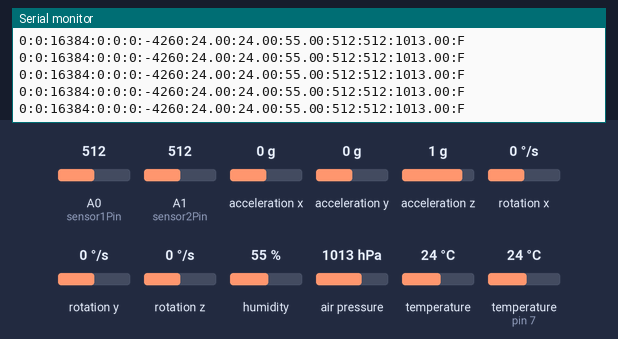
A sketch run on a simulated Arduino Mega 2560, built with avr-gcc and run on an emulated ATmega2560. On the bench: the last lines printed to the serial monitor. Wiring (inferred from the names in the program): MPU-6050 motion sensor at I2C address 0x68. The inputs (shaded band) are chosen by the test bench; at power-on: A0 (sensor1Pin) = 512, A1 (sensor2Pin) = 512, acceleration x 0 g, acceleration y 0 g, acceleration z 1 g, rotation x 0 °/s, rotation y 0 °/s, rotation z 0 °/s, humidity 55 %, air pressure 1013 hPa, temperature 24 °C, temperature (sensor on pin 7) 24 °C. The local clock reads 2024-03-15 10:24:30 at power-on unless the sketch sets it.

Above: at 9.2 s.
9.3 s: A0 (sensor1Pin) set to 109
At 9.39 s:
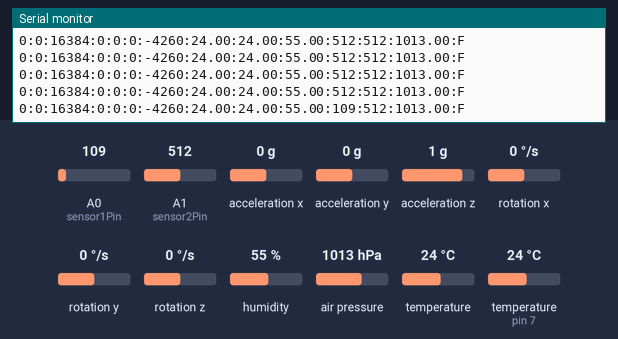
12.3 s: A0 (sensor1Pin) set to 94
At 12.34 s:
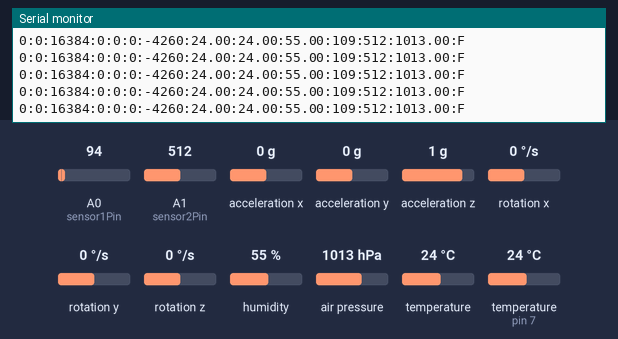
16.8 s: A1 (sensor2Pin) set to 106
At 16.8 s:
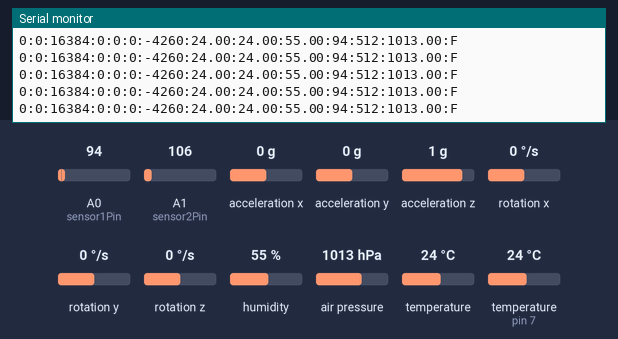
19.8 s: A1 (sensor2Pin) set to 88
At 22.25 s:
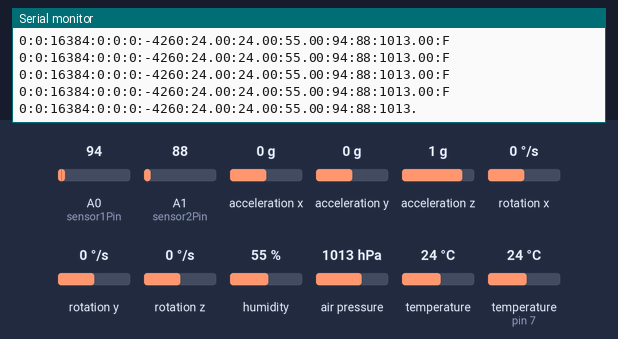

The sketch:

Sensors.ino
```cpp
#include <Wire.h>
#include <DHT22.h>
#include <SFE_BMP180.h>
#include <stdio.h>
#include <RTClib.h>
#include <SFE_BMP180.h>

#define MPU6050 0B1101000
#define A_R 0b11111111111111
#define DHT22_PIN 7
#define ALTITUDE 1655.0

int16_t Ax,Ay,Az,Gx,Gy,Gz,Tm;
float Temp, Humd;
int sensor1Pin = A0;
int sensor2Pin = A1;
int sensor1Value = 0;
int sensor2Value = 0;
  char status;
  double T,P,p0,a;


DHT22 myDHT22(DHT22_PIN);
SFE_BMP180 pressure;
RTC_DS1307 RTC;

void setup()
{
  Wire.begin();
  Wire.beginTransmission(MPU6050);
  Wire.write(0x6B);
  Wire.write(0);
  Wire.endTransmission(true);

  DHT22_ERROR_t errorCode;
  delay(2000);

  pressure.begin();

  Serial.begin(9600);
  Serial1.begin(9600);
}

void loop()
{
  DHT22_ERROR_t errorCode;

  errorCode = myDHT22.readData();

  Temp=myDHT22.getTemperatureC();
  Humd=myDHT22.getHumidity();

  sensor1Value = analogRead(sensor1Pin);
  sensor2Value = analogRead(sensor2Pin);

  status = pressure.startTemperature();
  status = pressure.getTemperature(T);
  status = pressure.startPressure(3);
  status = pressure.getPressure(P,T);

  DateTime now = RTC.now();

  delay(10);

  Wire.beginTransmission(MPU6050);
  Wire.write(0B111011);
  Wire.endTransmission(false);

  Wire.requestFrom(MPU6050,14,true);

  Ax=Wire.read()<<8|Wire.read();
  Ay=Wire.read()<<8|Wire.read();
  Az=Wire.read()<<8|Wire.read();
  Tm=Wire.read()<<8|Wire.read();
  Gx=Wire.read()<<8|Wire.read();
  Gy=Wire.read()<<8|Wire.read();
  Gz=Wire.read()<<8|Wire.read();

  Serial.println(String(Ax)+":"+String(Ay)+":"+String(Az)+":"+String(Gx)+":"+String(Gy)+":"+String(Gz)+":"+String(Tm)+":"+String(Temp)+":"+String(T)+":"+String(Humd)+":"+String(sensor1Value)+":"+String(sensor2Value)+":"+String(P)+":F");
  Serial1.println(String(Ax)+":"+String(Ay)+":"+String(Az)+":"+String(Gx)+":"+String(Gy)+":"+String(Gz)+":"+String(Tm)+":"+String(Temp)+":"+String(T)+":"+String(Humd)+":"+String(sensor1Value)+":"+String(sensor2Value)+":"+String(P)+":F");

  delay(10);
}
```

Measured:
- the behaviour switches between 100 and 99 on A1 (sensor2Pin) (found by bisection; images 3 and 4)
- after the input at 9.3 s, the serial monitor: prints a new line after 0.09 s (image 1)
- after the input at 19.8 s, the serial monitor: prints a new line after 0.08 s (image 4)
